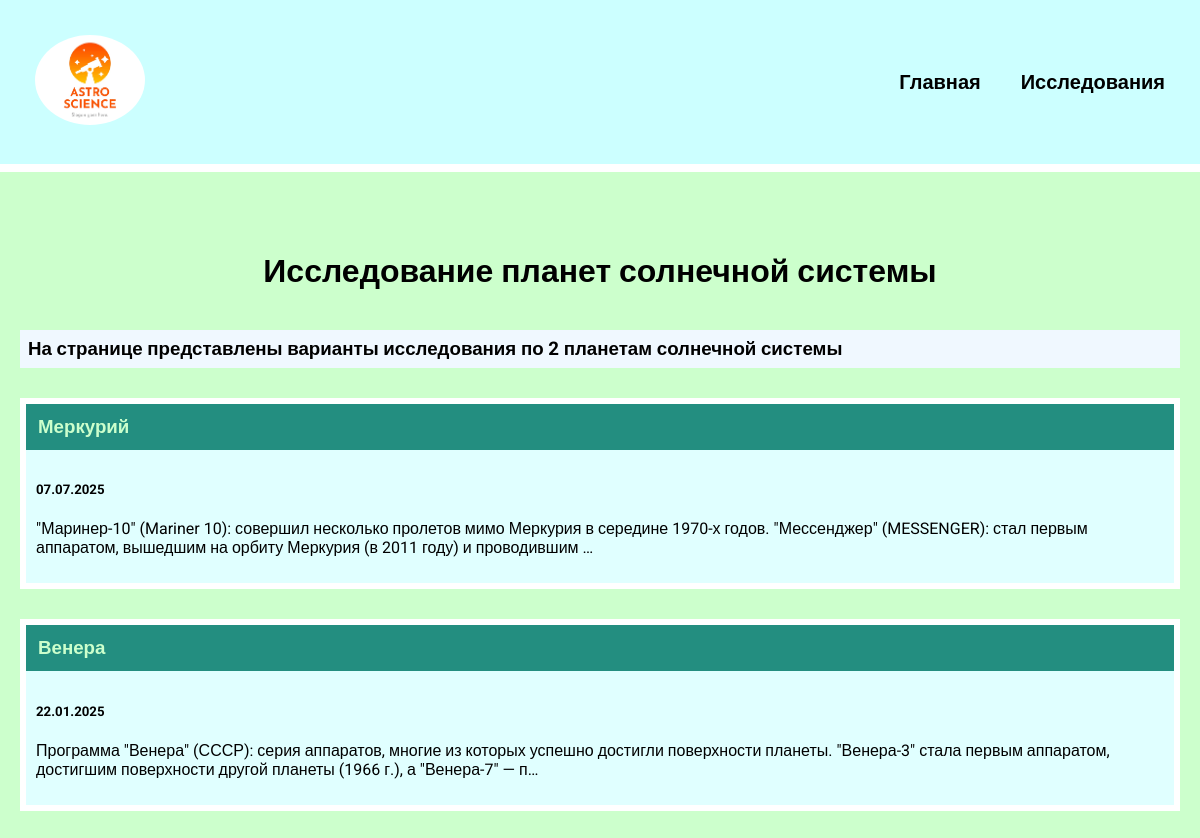
Page /study_gt_planets/ on the committed database.
### study_gt_planets/models.py (models this page shows, shortened)
class StudyGtPlanets(models.Model):
    title = models.CharField(max_length=100)
    description = models.TextField()
    date = models.DateField()

### study_gt_planets/views.py (the view)
# urls.py: path('', views.studygtplanets, name='studygtplanets'),
def studygtplanets(request):
    stadyiplanets = StudyGtPlanets.objects.all()
    return render(request, 'studygtplanets/studygtplanets.html', {'stadyplanets': stadyiplanets})

### study_gt_planets/templates/studygtplanets/studygtplanets.html
{% extends 'gt_planets/base.html' %}
{% block content %}
<h1>Исследование планет солнечной системы</h1>
<h3 class="count">На странице представлены варианты исследования по {{ stadyplanets.count }} планетам солнечной системы</h3>
{% for stadyplanet in stadyplanets %}
<div class="element">
    <h3 class="top"><a href="{% url 'idtion' stadyplanet.id %}">{{ stadyplanet.title }}</a></h3>
    <div class="stady_text">
        <h5>{{ stadyplanet.date|date:'d.m.Y' }}</h5>
        <p>{{ stadyplanet.description|truncatechars:200 }}</p>
    </div>
</div>
{% endfor %}
{% endblock %}

### gt_planets/static/css/style.css (style rules this page uses)
body { font-family: "Roboto", sans-serif; padding: 0; margin: 0; background: #CCFFCC; }
.element, .counter { background: lightcyan; border: 6px solid white; margin: 30px 0; }
.content h1 { text-align: center; margin: 60px 0 40px; }
.top { background: rgb(35, 142, 128); margin: 0; }
.top a { color: #CCFFCC; text-decoration: none; padding: 12px; display: block; }
.stady_text { padding: 10px; box-sizing: border-box; }
.count { padding: 8px 8px; box-sizing: border-box; background-color: aliceblue; }

### rows in the picture
StudyGtPlanets: title "Меркурий", date "07.07.2025", description "\"Маринер-10\" (Mariner 10): совершил несколько пролетов мимо Меркурия в середине 1970-х годов. \"Мессенджер\" (MESSENGER): стал первым аппаратом, вышедшим на орбиту Меркурия (в 2011 году) и проводившим …"
StudyGtPlanets: title "Венера", date "22.01.2025", description "Программа \"Венера\" (СССР): серия аппаратов, многие из которых успешно достигли поверхности планеты. \"Венера-3\" стала первым аппаратом, достигшим поверхности другой планеты (1966 г.), а \"Венера-7\" — п…"

### other values in the picture
{{ stadyplanets.count }} "2"
